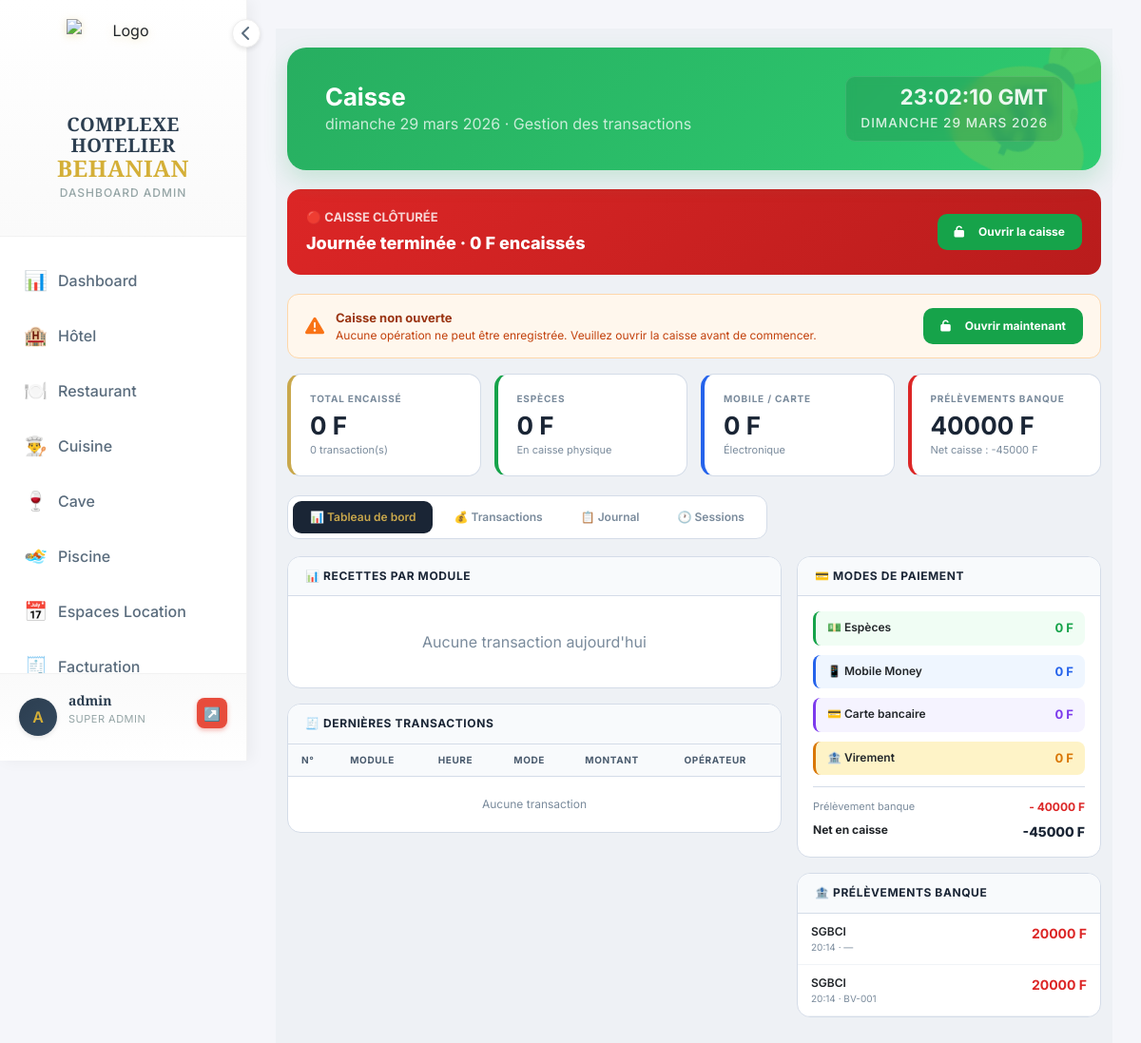
Before: /caisse/ (signed in) with the older database file.
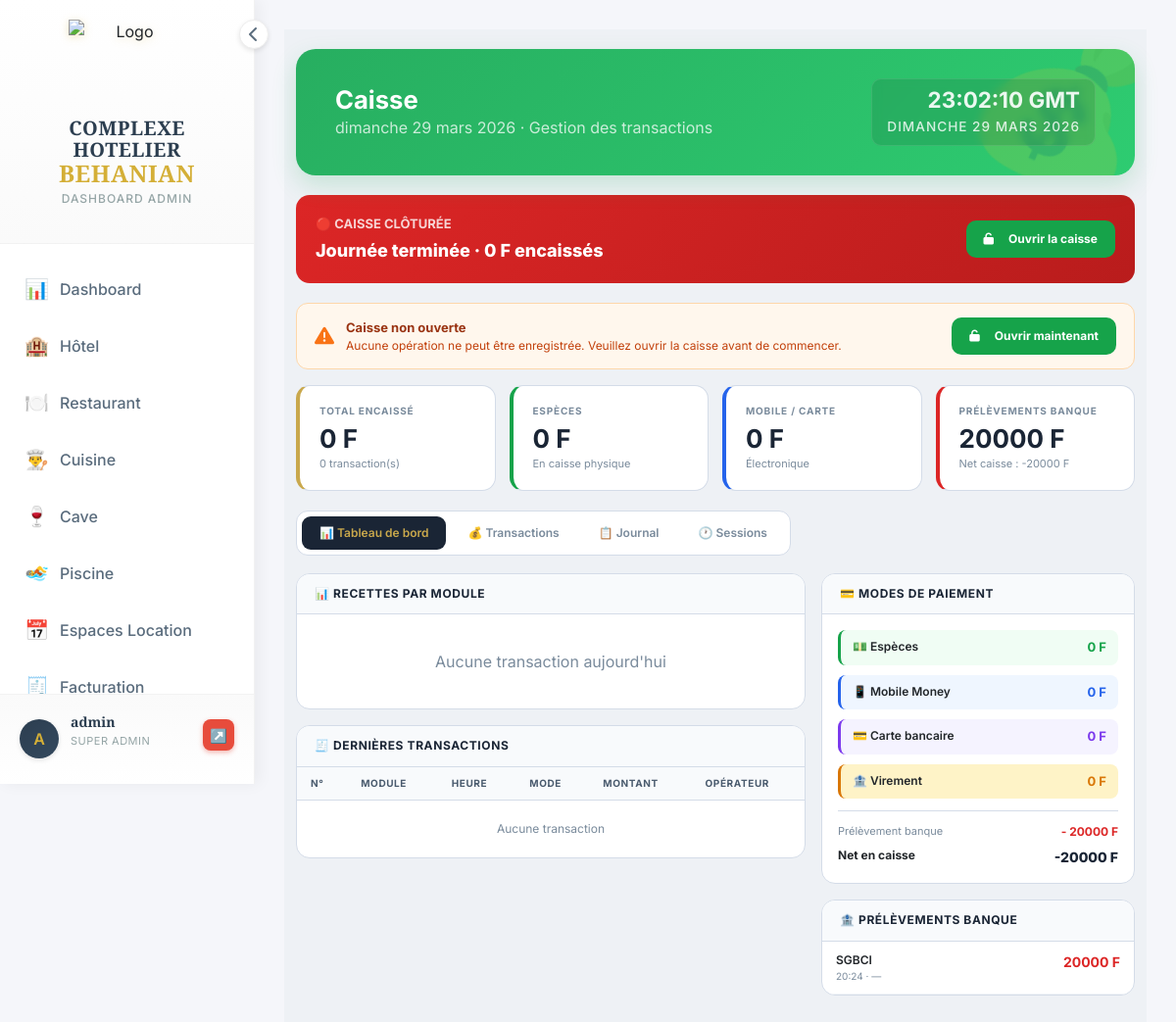
After: the same page with the newer database file.
### caisse/models.py (models this page shows, shortened)
class PrelevementBanque(models.Model):
    session     = models.ForeignKey(CaisseSession, on_delete=models.CASCADE, related_name='prelevements', null=True, blank=True)
    montant     = models.DecimalField(max_digits=12, decimal_places=2)
    date        = models.DateTimeField(default=timezone.now)
    banque      = models.CharField(max_length=100, blank=True, help_text="Nom de la banque")
    reference   = models.CharField(max_length=100, blank=True, help_text="N° bordereau")
    notes       = models.TextField(blank=True)
    cree_par    = models.ForeignKey(User, on_delete=models.SET_NULL, null=True)
    valide      = models.BooleanField(default=True)
    class Meta:
        ordering = ['-date']

### caisse/views.py (the view)
# urls.py: path('', views.boite_nuit_index, name='index'),
@require_module_access('caisse')
def index(request):
    today = timezone.now().date()
    is_manager = request.user.groups.filter(name=GROUPE_MANAGER_GENERAL).exists() or request.user.is_superuser
    session_active = CaisseSession.objects.filter(user=request.user, is_open=True).first()
    stats = get_stats_jour(today)
    sessions_jour = CaisseSession.objects.filter(
        opened_at__date=today
    ).select_related('user').order_by('-opened_at')
    mouvements = MouvementCaisse.objects.filter(
        date__date=today, valide=True
    ).select_related('cree_par').order_by('-date')
    prelevements = PrelevementBanque.objects.filter(
        date__date=today, valide=True
    ).select_related('cree_par').order_by('-date')
    solde_veille, last_session = get_solde_veille()
    context = {
        'today': today,
        'session_active': session_active,
        'is_manager': is_manager,
        'stats': stats,
        'sessions_jour': sessions_jour,
        'mouvements': mouvements,
        'prelevements': prelevements,
        'solde_veille': solde_veille,
        'last_session': last_session,
    }
    return render(request, 'caisse/index.html', context)

### caisse/models.py (called while the page is built)
    @property
    def duree(self):
        fin = self.closed_at or timezone.now()
        delta = fin - self.opened_at
        h, m = divmod(delta.seconds // 60, 60)
        return f"{h}h{m:02d}"

    @property
    def est_entree(self):
        return self.type in ('encaissement', 'versement', 'fond_caisse', 'ajustement')

### caisse/views.py (called while the page is built)
def get_solde_veille():
    last = CaisseSession.objects.filter(is_open=False).order_by('-closed_at').first()
    if not last:
        return 0, None
    solde = last.fond_caisse_reel + last.total_especes - last.prelevement_banque
    return int(solde), last

### utils/permissions.py (called while the page is built, shortened)
def get_user_groups(user):
    return list(user.groups.values_list('name', flat=True))

def user_has_access(user, module):
    if not user.is_authenticated:
        return False
    if user.is_superuser:
        return True

def get_accessible_modules(user):
    if user.is_superuser:
        return ['dashboard', 'hotel', 'restaurant', 'bar', 'cuisine',
                'piscine', 'boite_nuit', 'espaces', 'caisse', 'facturation',
                'parametres', 'users']

### templates/caisse/index.html (shortened to what the changed rows need)
{% extends 'dashboard/base_dashboard.html' %}
{% load static %}
{% block content %}
<div class="cai-body"><div class="container-fluid">
  <div class="header-glam caisse-watermark">
    <div class="header-content">
      <h2 style="font-size:1.6rem;font-weight:700;margin:0">Caisse</h2>
    </div>
  </div>
  <div class="kpi-grid">
    <div class="kpi k-rouge">
      <div class="klbl">Prélèvements banque</div>
      <div class="kval">{{ stats.prelevements|floatformat:0 }} F</div>
      <div class="ksub">Net caisse : {{ stats.net|floatformat:0 }} F</div>
    </div>
  </div>
  <div class="tab-content active" id="content-dashboard">
    <div style="display:grid;grid-template-columns:1fr 320px;gap:16px">
      <div>
        <div class="panel">
          <div style="overflow-x:auto;max-height:380px;overflow-y:auto">
            <table class="tbl">
              <thead><tr><th style="position:sticky;top:0;background:#f8fafc">N°</th><th style="position:sticky;top:0;background:#f8fafc">Module</th><th style="position:sticky;top:0;background:#f8fafc">Heure</th><th style="position:sticky;top:0;background:#f8fafc">Mode</th><th style="position:sticky;top:0;background:#f8fafc">Montant</th><th style="position:sticky;top:0;background:#f8fafc">Opérateur</th></tr></thead>
            </table>
          </div>
        </div>
      </div>
      <div>
        <div class="panel">
          <div style="padding:16px">
            <div style="margin-top:12px;padding-top:12px;border-top:1px solid var(--border)">
              <div style="display:flex;justify-content:space-between">
                <span style="font-size:11px;color:var(--muted)">Prélèvement banque</span>
                <span style="font-size:12px;color:#dc2626;font-weight:700">- {{ stats.prelevements|floatformat:0 }} F</span>
              </div>
              <div style="display:flex;justify-content:space-between;margin-top:6px">
                <span style="font-size:12px;font-weight:700">Net en caisse</span>
                <span style="font-size:14px;font-weight:800;color:var(--dark)">{{ stats.net|floatformat:0 }} F</span>
              </div>
            </div>
          </div>
        </div>
        <div class="panel">
          {% for p in prelevements %}
          <div style="padding:10px 14px;border-bottom:1px solid #f0f3f7;display:flex;justify-content:space-between">
            <div>
              <div style="font-size:12px;font-weight:600">{{ p.banque|default:"Banque" }}</div>
              <div style="font-size:10px;color:var(--muted)">{{ p.date|date:"H:i" }} · {{ p.reference|default:"—" }}</div>
            </div>
            <div style="font-size:14px;font-weight:700;color:#dc2626">{{ p.montant|floatformat:0 }} F</div>
          </div>
          {% empty %}
          <div style="padding:20px;text-align:center;color:var(--muted);font-size:12px">Aucun prélèvement aujourd'hui</div>
          {% endfor %}
        </div>
      </div>
    </div>
  </div>
</div></div>
{% endblock %}

Changed rows visible on the page:
removed PrelevementBanque: banque "SGBCI", date "20:14", reference "—", montant "20000"
removed PrelevementBanque: banque "SGBCI", date "20:14", reference "BV-001", montant "20000"
added PrelevementBanque: banque "SGBCI", date "20:24", reference "—", montant "20000"
Other visible differences:
{{ stats.prelevements|floatformat:0 }}: "40000" → "20000"
{{ stats.net|floatformat:0 }}: "-45000" → "-20000"
